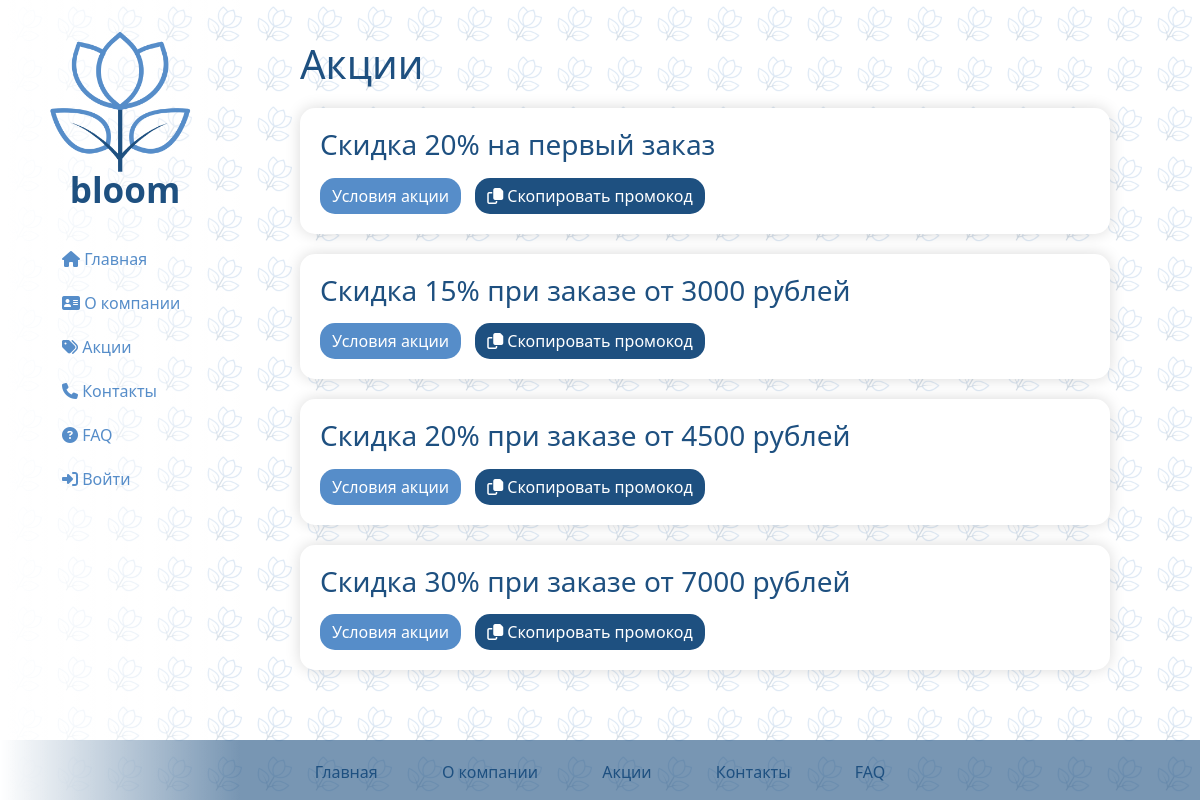
Screenshot of /discount/ with the database file from the repository.
### discount/models.py (models this page shows, shortened)
class Stocks(models.Model):
    title = models.CharField('Название', max_length=50)
    description = models.TextField('Условия')
    promo = models.CharField('Промокод', max_length=10, unique=True)
    discount_percent = models.DecimalField('Процент скидки', max_digits=5, decimal_places=2, default=0)
    min_order_amount = models.DecimalField('Минимальная сумма заказа', max_digits=10, decimal_places=2, default=Decimal('0.00'))
    first_order_only = models.BooleanField('Только для первого заказа', default=False)
    date = models.DateField('Дата публикации')
    class Meta:
        verbose_name = 'Акция'
        verbose_name_plural = 'Акции'

### discount/views.py (the view)
# urls.py: path('',views.discount_home, name='discount_home'),
def discount_home(request):
    discount=Stocks.objects.order_by('-date')
    return render(request,'discount/discount_home.html',{'discount':discount})

### discount/templates/discount/discount_home.html (shortened to what this page needs)
{% extends 'main/layout.html' %}
{% block content %}
    <div class="features">
        <h1>Акции</h1>
        {% if discount %}
            {% for el in discount %}
                <div class="container">
                    <h3>{{el.title}}</h3>
                    <a href="{% url 'discount-detail' el.id %}" class="btn btn-light">Условия акции</a>
                    <button class="btn btn-dark copy-promo" data-promo="{{ el.promo }}"><i class="fa-regular fa-copy" style="color: #fff;"></i> Скопировать промокод</button>
                </div>
            {% endfor %}
        {% else %}
            <p>В настоящее время нет акций.</p>
        {% endif %}
    </div>
{% endblock %}

### main/static/main/css/main.css (style rules this page uses)
main .features { color: #1e5080; margin-top: 40px; text-align: left; width: 90%; padding-bottom: 40px; }
main .features h1 { max-width: 100%; }
.container { margin-top: 20px; margin-bottom: 20px; padding: 20px; color: #1e5080; background-color: white; border-radius: 15px; box-shadow: 0 0 15px rgba(0, 0, 0, 0.15); }
.btn-light { background-color: #568dc9; color: white; transition: transform 1s ease; border-radius: 15px; min-width: 100px; min-height: 30px; border: none; }
.btn-dark { background-color: #1e5080; color: white; transition: transform 1s ease; margin-left: 10px; border-radius: 15px; min-width: 100px; min-height: 30px; border: none; }
body { position: relative; z-index: 0; min-height: 100vh; margin: 0; display: flex; flex-direction: column; }
body::before { content: ''; position: fixed; top: 0; left: 0; right: 0; bottom: 0; background-image: url("/static/main/img/logo_pattern.png"); background-repeat: repeat; background-size: 50px 50px; opacity: 0.2; z-index: -1; pointer-events: none; }
a { text-decoration: none;color: #1e5080; }

### rows the page displays
Stocks: title "Скидка 20% на первый заказ"
Stocks: title "Скидка 15% при заказе от 3000 рублей"
Stocks: title "Скидка 20% при заказе от 4500 рублей"
Stocks: title "Скидка 30% при заказе от 7000 рублей"
